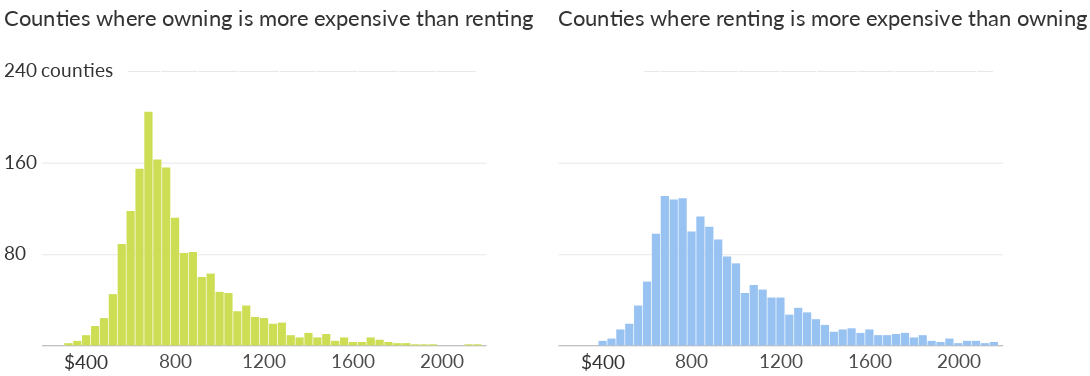

The notebook cell this image was saved under:
### Code cell
renter_owner_hous_exp_charts2

### Figure 1 — Vega-Lite specification as saved in the notebook (floating-point values rounded to 4 significant figures)
{"width": 600, "height": 400, "background": "white", "config": {"title": {"fontWeight": "normal", "fontSize": 36, "anchor": "start", "font": "Lato", "offset": 5}, "axisX": {"grid": false, "labelFont": "Lato", "labelFontSize": 16, "labelAngle": 0, "labelPadding": 10, "ticks": false, "tickSize": 5, "title": null, "titleFont": "Lato", "titleFontSize": 16, "titleFontWeight": "normal", "titleY": 30, "titleX": 280}, "axisY": {"grid": true, "gridOpacity": 1, "labelFont": "Lato", "labelFontSize": 16, "labelLimit": 100, "labelAlign": "left", "labelPadding": 20, "ticks": false, "title": null, "titleFont": "Lato", "titleFontWeight": "normal", "titleFontSize": 16, "titleAlign": "left", "titleAngle": 0, "titleY": -20, "titleX": -20, "domainWidth": 0}, "view": {"strokeOpacity": 0}}, "hconcat": [{"layer": [{"data": {"name": "data-c4768ee5e94115f588d5453328b044bf"}, "mark": {"type": "text", "dx": 20, "dy": -4, "fontSize": 11.5, "fontWeight": "bold", "opacity": 0.09}, "encoding": {"text": {"type": "nominal", "field": "text"}, "x": {"type": "quantitative", "field": "x", "scale": {"domain": [300, 1000]}}, "y": {"type": "quantitative", "field": "y"}}}, {"data": {"name": "data-596de39fc94a253e2e591e00b4e5483c"}, "mark": {"type": "bar", "color": "#cede54", "size": 12}, "encoding": {"x": {"type": "quantitative", "axis": {"format": "a", "labelFontSize": 28, "labelOpacity": 0.7, "titleFontWeight": "bold", "titleOpacity": 0.8, "titleY": 35, "values": [800, 1200, 1600, 2000]}, "field": "Bin", "scale": {"domain": [400, 2000]}, "title": ""}, "y": {"type": "quantitative", "axis": {"labelFontSize": 28, "labelOpacity": 0.8, "labelPadding": 55, "titleFontSize": 32, "titleOpacity": 0.8, "titleX": -55, "titleY": 40, "values": [80, 160]}, "field": "Count", "scale": {"domain": [0, 300]}, "title": "Counties where owning is more expensive than renting"}}, "title": ""}, {"data": {"name": "data-b82407ff56bf3e563eb8b27ba0c29967"}, "mark": {"type": "text", "dx": 0, "dy": 26.5, "font": "lato", "fontSize": 28, "opacity": 0.8}, "encoding": {"text": {"type": "nominal", "field": "text"}, "x": {"type": "quantitative", "field": "x"}, "y": {"type": "quantitative", "field": "y"}}}, {"data": {"name": "data-bb3824c93b106eaeae888c69f500d9fc"}, "mark": {"type": "text", "dx": 0, "dy": 0, "font": "lato", "fontSize": 28, "opacity": 0.8}, "encoding": {"text": {"type": "nominal", "field": "text"}, "x": {"type": "quantitative", "field": "x"}, "y": {"type": "quantitative", "field": "y"}}}, {"data": {"name": "data-49d4aa12e7c63890045fa604713c97c3"}, "mark": {"type": "rule", "opacity": 0, "size": 3}, "encoding": {"x": {"type": "quantitative", "field": "x"}, "y": {"type": "quantitative", "field": "y"}, "y2": {"field": "text"}}}], "height": 500, "width": 650}, {"layer": [{"data": {"name": "data-c4768ee5e94115f588d5453328b044bf"}, "mark": {"type": "text", "dx": 20, "dy": -4, "fontSize": 11.5, "fontWeight": "bold", "opacity": 0.09}, "encoding": {"text": {"type": "nominal", "field": "text"}, "x": {"type": "quantitative", "field": "x", "scale": {"domain": [300, 1000]}}, "y": {"type": "quantitative", "field": "y"}}}, {"data": {"name": "data-e94130014b32cf3d4736fce0bcfdf83e"}, "mark": {"type": "bar", "color": "#97c2f2", "size": 12}, "encoding": {"x": {"type": "quantitative", "axis": {"format": "a", "labelFontSize": 28, "labelOpacity": 0.7, "titleFontWeight": "bold", "titleOpacity": 0.8, "titleY": 35, "values": [800, 1200, 1600, 2000]}, "field": "Bin", "scale": {"domain": [400, 2000]}, "title": ""}, "y": {"type": "quantitative", "axis": {"labelFontSize": 28, "labelOpacity": 0, "labelPadding": 0, "titleFontSize": 32, "titleOpacity": 0.8, "titleX": 0, "titleY": 40, "values": [80, 160]}, "field": "Count", "scale": {"domain": [0, 300]}, "title": "Counties where renting is more expensive than owning"}}, "title": ""}, {"data": {"name": "data-b82407ff56bf3e563eb8b27ba0c29967"}, "mark": {"type": "text", "dx": 0, "dy": 26.5, "font": "lato", "fontSize": 28, "opacity": 0.8}, "encoding": {"text": {"type": "nominal", "field": "text"}, "x": {"type": "quantitative", "field": "x"}, "y": {"type": "quantitative", "field": "y"}}}, {"data": {"name": "data-bb3824c93b106eaeae888c69f500d9fc"}, "mark": {"type": "text", "dx": 500, "dy": 0, "font": "lato", "fontSize": 28, "opacity": 0}, "encoding": {"text": {"type": "nominal", "field": "text"}, "x": {"type": "quantitative", "field": "x"}, "y": {"type": "quantitative", "field": "y"}}}, {"data": {"name": "data-49d4aa12e7c63890045fa604713c97c3"}, "mark": {"type": "rule", "opacity": 0, "size": 3}, "encoding": {"x": {"type": "quantitative", "field": "x"}, "y": {"type": "quantitative", "field": "y"}, "y2": {"field": "text"}}}], "height": 500, "width": 650}], "$schema": "https://vega.github.io/schema/vega-lite/v4.0.0.json", "datasets": {"data-c4768ee5e94115f588d5453328b044bf": [{"x": 1310, "y": 240, "text": "_____________________________________________________________________________________"}], "data-596de39fc94a253e2e591e00b4e5483c": [{"Bin": 560, "Count": 89}, {"Bin": 880, "Count": 82}, {"Bin": 520, "Count": 45}, {"Bin": 400, "Count": 9}, {"Bin": 640, "Count": 155}, {"Bin": 840, "Count": 81}, {"Bin": 440, "Count": 17}, {"Bin": 760, "Count": 156}, {"Bin": 1040, "Count": 46}, {"Bin": 1320, "Count": 9}, {"Bin": 1280, "Count": 20}, {"Bin": 920, "Count": 60}, {"Bin": 1240, "Count": 19}, {"Bin": 1000, "Count": 47}, {"Bin": 1160, "Count": 25}, {"Bin": 1360, "Count": 7}, {"Bin": 1120, "Count": 35}, {"Bin": 1080, "Count": 30}, {"Bin": 680, "Count": 205}, {"Bin": 800, "Count": 112}, {"Bin": 360, "Count": 4}, {"Bin": 480, "Count": 24}, {"Bin": 600, "Count": 118}, {"Bin": 1680, "Count": 7}, {"Bin": 1720, "Count": 5}, {"Bin": 1200, "Count": 24}, {"Bin": 960, "Count": 63}, {"Bin": 1400, "Count": 11}, {"Bin": 1960, "Count": 1}, {"Bin": 1640, "Count": 3}, {"Bin": 1760, "Count": 3}, {"Bin": 1480, "Count": 10}, {"Bin": 1560, "Count": 7}, {"Bin": 1800, "Count": 2}, {"Bin": 2160, "Count": 1}, {"Bin": 2120, "Count": 1}, {"Bin": 1600, "Count": 3}, {"Bin": 1520, "Count": 4}, {"Bin": 720, "Count": 163}, {"Bin": 320, "Count": 2}, {"Bin": 1440, "Count": 7}, {"Bin": 1920, "Count": 1}, {"Bin": 1840, "Count": 2}, {"Bin": 1880, "Count": 1}], "data-b82407ff56bf3e563eb8b27ba0c29967": [{"x": 400, "y": 0, "text": "$400"}], "data-bb3824c93b106eaeae888c69f500d9fc": [{"x": 275, "y": 240, "text": "240 counties"}], "data-49d4aa12e7c63890045fa604713c97c3": [{"x": 2460, "y": 270, "text": 285}], "data-e94130014b32cf3d4736fce0bcfdf83e": [{"Bin": 560, "Count": 35}, {"Bin": 920, "Count": 93}, {"Bin": 520, "Count": 19}, {"Bin": 960, "Count": 78}, {"Bin": 400, "Count": 4}, {"Bin": 680, "Count": 131}, {"Bin": 880, "Count": 104}, {"Bin": 800, "Count": 100}, {"Bin": 1000, "Count": 72}, {"Bin": 640, "Count": 98}, {"Bin": 1160, "Count": 42}, {"Bin": 1720, "Count": 10}, {"Bin": 1520, "Count": 15}, {"Bin": 1040, "Count": 46}, {"Bin": 1760, "Count": 11}, {"Bin": 1360, "Count": 23}, {"Bin": 1560, "Count": 11}, {"Bin": 1440, "Count": 12}, {"Bin": 1120, "Count": 49}, {"Bin": 1280, "Count": 33}, {"Bin": 1200, "Count": 42}, {"Bin": 840, "Count": 113}, {"Bin": 720, "Count": 128}, {"Bin": 480, "Count": 14}, {"Bin": 2120, "Count": 2}, {"Bin": 1240, "Count": 27}, {"Bin": 1080, "Count": 53}, {"Bin": 1960, "Count": 6}, {"Bin": 1400, "Count": 18}, {"Bin": 1640, "Count": 9}, {"Bin": 1880, "Count": 4}, {"Bin": 2160, "Count": 3}, {"Bin": 1840, "Count": 9}, {"Bin": 2080, "Count": 4}, {"Bin": 2000, "Count": 2}, {"Bin": 1480, "Count": 14}, {"Bin": 1800, "Count": 7}, {"Bin": 1320, "Count": 29}, {"Bin": 2040, "Count": 4}, {"Bin": 1680, "Count": 9}, {"Bin": 760, "Count": 129}, {"Bin": 1600, "Count": 14}, {"Bin": 440, "Count": 6}, {"Bin": 600, "Count": 56}, {"Bin": 1920, "Count": 3}]}}
